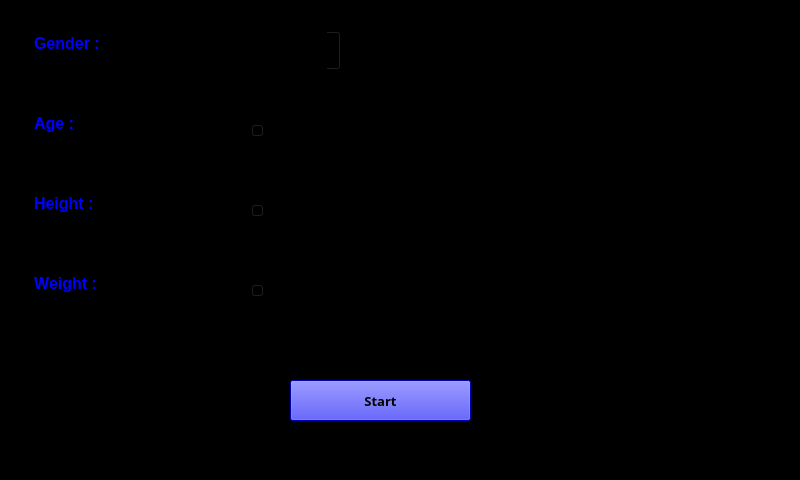
<?xml version="1.0" encoding="UTF-8"?>
<ui version="4.0">
 <class>MainWindow</class>
 <widget class="QMainWindow" name="MainWindow">
  <property name="geometry">
   <rect>
    <x>0</x>
    <y>0</y>
    <width>800</width>
    <height>480</height>
   </rect>
  </property>
  <property name="windowTitle">
   <string>Inputs</string>
  </property>
  <property name="styleSheet">
   <string notr="true">background-color: rgb(0, 0, 0)</string>
  </property>
  <widget class="QWidget" name="centralwidget">
   <widget class="QPushButton" name="Start">
    <property name="geometry">
     <rect>
      <x>290</x>
      <y>380</y>
      <width>181</width>
      <height>41</height>
     </rect>
    </property>
    <property name="font">
     <font>
      <family>Arial Black</family>
      <pointsize>10</pointsize>
      <weight>75</weight>
      <bold>true</bold>
     </font>
    </property>
    <property name="styleSheet">
     <string notr="true">background-color:rgb(0, 0, 255)</string>
    </property>
    <property name="text">
     <string>Start</string>
    </property>
   </widget>
   <widget class="QTextEdit" name="textEdit">
    <property name="geometry">
     <rect>
      <x>30</x>
      <y>30</y>
      <width>101</width>
      <height>41</height>
     </rect>
    </property>
    <property name="font">
     <font>
      <weight>75</weight>
      <bold>true</bold>
      <kerning>false</kerning>
     </font>
    </property>
    <property name="whatsThis">
     <string/>
    </property>
    <property name="frameShape">
     <enum>QFrame::NoFrame</enum>
    </property>
    <property name="html">
     <string>&lt;!DOCTYPE HTML PUBLIC &quot;-//W3C//DTD HTML 4.0//EN&quot; &quot;http://www.w3.org/TR/REC-html40/strict.dtd&quot;&gt;
&lt;html&gt;&lt;head&gt;&lt;meta name=&quot;qrichtext&quot; content=&quot;1&quot; /&gt;&lt;style type=&quot;text/css&quot;&gt;
p, li { white-space: pre-wrap; }
&lt;/style&gt;&lt;/head&gt;&lt;body style=&quot; font-family:'MS Shell Dlg 2'; font-size:7.8pt; font-weight:600; font-style:normal;&quot;&gt;
&lt;p style=&quot; margin-top:0px; margin-bottom:0px; margin-left:0px; margin-right:0px; -qt-block-indent:0; text-indent:0px;&quot;&gt;&lt;span style=&quot; font-size:12pt; color:#0000ff;&quot;&gt;Gender : &lt;/span&gt;&lt;/p&gt;&lt;/body&gt;&lt;/html&gt;</string>
    </property>
   </widget>
   <widget class="QTextEdit" name="textEdit_2">
    <property name="geometry">
     <rect>
      <x>30</x>
      <y>110</y>
      <width>101</width>
      <height>41</height>
     </rect>
    </property>
    <property name="font">
     <font>
      <weight>75</weight>
      <bold>true</bold>
      <kerning>false</kerning>
     </font>
    </property>
    <property name="whatsThis">
     <string/>
    </property>
    <property name="frameShape">
     <enum>QFrame::NoFrame</enum>
    </property>
    <property name="html">
     <string>&lt;!DOCTYPE HTML PUBLIC &quot;-//W3C//DTD HTML 4.0//EN&quot; &quot;http://www.w3.org/TR/REC-html40/strict.dtd&quot;&gt;
&lt;html&gt;&lt;head&gt;&lt;meta name=&quot;qrichtext&quot; content=&quot;1&quot; /&gt;&lt;style type=&quot;text/css&quot;&gt;
p, li { white-space: pre-wrap; }
&lt;/style&gt;&lt;/head&gt;&lt;body style=&quot; font-family:'MS Shell Dlg 2'; font-size:7.8pt; font-weight:600; font-style:normal;&quot;&gt;
&lt;p style=&quot; margin-top:0px; margin-bottom:0px; margin-left:0px; margin-right:0px; -qt-block-indent:0; text-indent:0px;&quot;&gt;&lt;span style=&quot; font-size:12pt; color:#0000ff;&quot;&gt;Age :&lt;/span&gt;&lt;/p&gt;&lt;/body&gt;&lt;/html&gt;</string>
    </property>
   </widget>
   <widget class="QTextEdit" name="textEdit_3">
    <property name="geometry">
     <rect>
      <x>30</x>
      <y>190</y>
      <width>101</width>
      <height>41</height>
     </rect>
    </property>
    <property name="font">
     <font>
      <weight>75</weight>
      <bold>true</bold>
      <kerning>false</kerning>
     </font>
    </property>
    <property name="whatsThis">
     <string/>
    </property>
    <property name="frameShape">
     <enum>QFrame::NoFrame</enum>
    </property>
    <property name="html">
     <string>&lt;!DOCTYPE HTML PUBLIC &quot;-//W3C//DTD HTML 4.0//EN&quot; &quot;http://www.w3.org/TR/REC-html40/strict.dtd&quot;&gt;
&lt;html&gt;&lt;head&gt;&lt;meta name=&quot;qrichtext&quot; content=&quot;1&quot; /&gt;&lt;style type=&quot;text/css&quot;&gt;
p, li { white-space: pre-wrap; }
&lt;/style&gt;&lt;/head&gt;&lt;body style=&quot; font-family:'MS Shell Dlg 2'; font-size:7.8pt; font-weight:600; font-style:normal;&quot;&gt;
&lt;p style=&quot; margin-top:0px; margin-bottom:0px; margin-left:0px; margin-right:0px; -qt-block-indent:0; text-indent:0px;&quot;&gt;&lt;span style=&quot; font-size:12pt; color:#0000ff;&quot;&gt;Height : &lt;/span&gt;&lt;/p&gt;&lt;/body&gt;&lt;/html&gt;</string>
    </property>
   </widget>
   <widget class="QTextEdit" name="textEdit_4">
    <property name="geometry">
     <rect>
      <x>30</x>
      <y>270</y>
      <width>101</width>
      <height>41</height>
     </rect>
    </property>
    <property name="font">
     <font>
      <weight>75</weight>
      <bold>true</bold>
      <kerning>false</kerning>
     </font>
    </property>
    <property name="whatsThis">
     <string/>
    </property>
    <property name="frameShape">
     <enum>QFrame::NoFrame</enum>
    </property>
    <property name="html">
     <string>&lt;!DOCTYPE HTML PUBLIC &quot;-//W3C//DTD HTML 4.0//EN&quot; &quot;http://www.w3.org/TR/REC-html40/strict.dtd&quot;&gt;
&lt;html&gt;&lt;head&gt;&lt;meta name=&quot;qrichtext&quot; content=&quot;1&quot; /&gt;&lt;style type=&quot;text/css&quot;&gt;
p, li { white-space: pre-wrap; }
&lt;/style&gt;&lt;/head&gt;&lt;body style=&quot; font-family:'MS Shell Dlg 2'; font-size:7.8pt; font-weight:600; font-style:normal;&quot;&gt;
&lt;p style=&quot; margin-top:0px; margin-bottom:0px; margin-left:0px; margin-right:0px; -qt-block-indent:0; text-indent:0px;&quot;&gt;&lt;span style=&quot; font-size:12pt; color:#0000ff;&quot;&gt;Weight : &lt;/span&gt;&lt;/p&gt;&lt;/body&gt;&lt;/html&gt;</string>
    </property>
   </widget>
   <widget class="QSlider" name="Age">
    <property name="geometry">
     <rect>
      <x>250</x>
      <y>120</y>
      <width>401</width>
      <height>22</height>
     </rect>
    </property>
    <property name="orientation">
     <enum>Qt::Horizontal</enum>
    </property>
   </widget>
   <widget class="QSlider" name="Weight">
    <property name="geometry">
     <rect>
      <x>250</x>
      <y>200</y>
      <width>401</width>
      <height>22</height>
     </rect>
    </property>
    <property name="orientation">
     <enum>Qt::Horizontal</enum>
    </property>
   </widget>
   <widget class="QSlider" name="Height">
    <property name="geometry">
     <rect>
      <x>250</x>
      <y>280</y>
      <width>401</width>
      <height>22</height>
     </rect>
    </property>
    <property name="orientation">
     <enum>Qt::Horizontal</enum>
    </property>
   </widget>
   <widget class="QSpinBox" name="Gender">
    <property name="geometry">
     <rect>
      <x>250</x>
      <y>30</y>
      <width>91</width>
      <height>41</height>
     </rect>
    </property>
   </widget>
  </widget>
  <action name="Start_2">
   <property name="checkable">
    <bool>true</bool>
   </property>
   <property name="text">
    <string>Input</string>
   </property>
  </action>
 </widget>
 <resources/>
 <connections/>
</ui>
